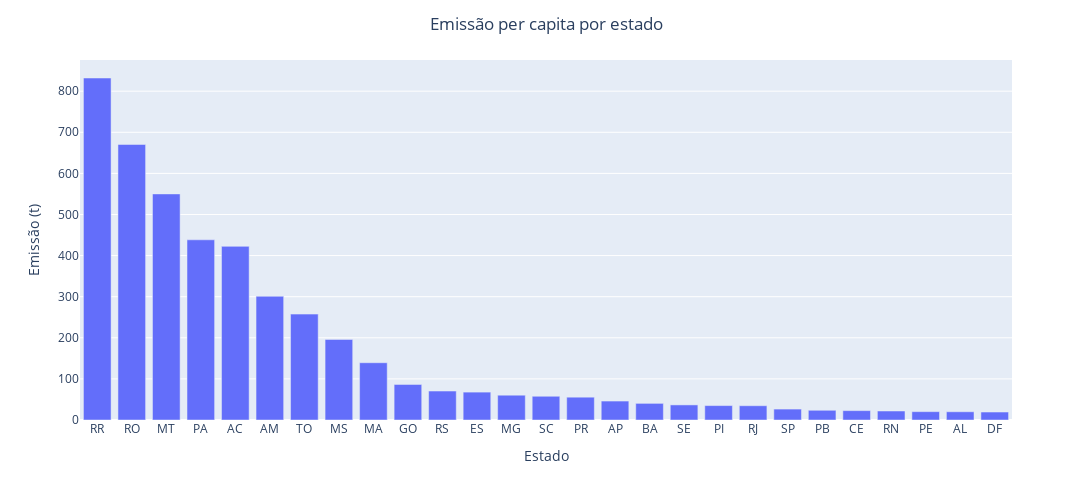

Notebook code cell kept with this figure:
### Code cell
# visualizando a relação entre emissão e população de forma interativa
fig = px.bar(data_frame = dados_agrupados, x = 'Estado', y = 'emissao_per_capita')

fig.update_layout(title = {'text': 'Emissão per capita por estado', 'x': 0.5},
                  xaxis_title = 'Estado',
                  yaxis_title = 'Emissão (t)',
                  width = 1100, height = 500)
fig.show()

### Figure 1 — Plotly figure (JSON) as saved in the notebook; plotly's stock layout.template omitted (floating-point values rounded to 4 significant figures)
{"data": [{"alignmentgroup": "True", "hovertemplate": "Estado=%{x}<br>emissao_per_capita=%{y}<extra></extra>", "legendgroup": "", "marker": {"color": "#636efa", "pattern": {"shape": ""}}, "name": "", "offsetgroup": "", "orientation": "v", "showlegend": false, "textposition": "auto", "type": "bar", "x": ["RR", "RO", "MT", "PA", "AC", "AM", "TO", "MS", "MA", "GO", "RS", "ES", "MG", "SC", "PR", "AP", "BA", "SE", "PI", "RJ", "SP", "PB", "CE", "RN", "PE", "AL", "DF"], "xaxis": "x", "y": [832.1, 670.3, 550.1, 438.4, 422.5, 301.0, 257.7, 195.9, 139.3, 86.44, 70.48, 67.86, 60.32, 57.77, 55.49, 46.09, 40.47, 36.71, 35.07, 34.71, 26.58, 23.65, 22.77, 21.86, 20.29, 20.03, 19.39], "yaxis": "y"}], "layout": {"barmode": "relative", "height": 500, "legend": {"tracegroupgap": 0}, "margin": {"t": 60}, "title": {"text": "Emissão per capita por estado", "x": 0.5}, "width": 1100, "xaxis": {"anchor": "y", "autorange": true, "domain": [0, 1], "range": [-0.5, 26.5], "title": {"text": "Estado"}, "type": "category"}, "yaxis": {"anchor": "x", "autorange": true, "domain": [0, 1], "range": [0, 875.9], "title": {"text": "Emissão (t)"}, "type": "linear"}}}
